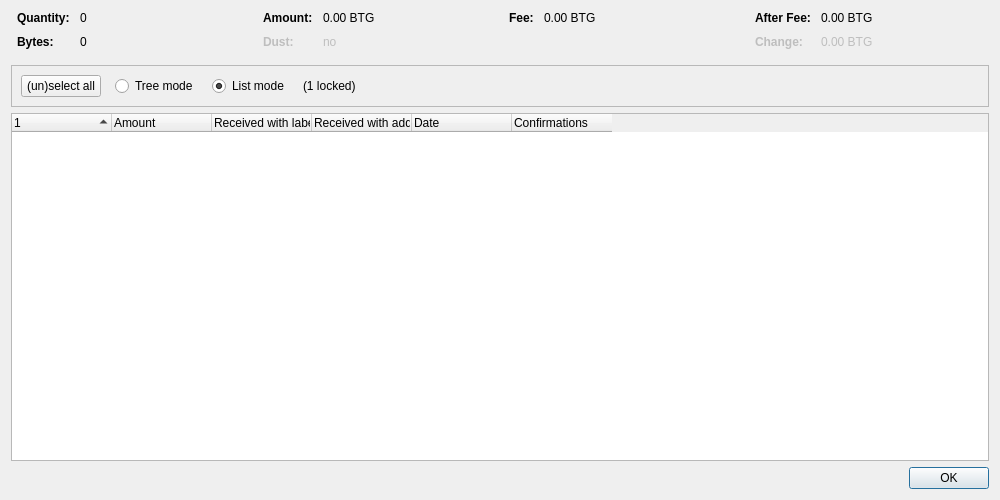
<?xml version="1.0" encoding="UTF-8"?>
<ui version="4.0">
 <class>CoinControlDialog</class>
 <widget class="QDialog" name="CoinControlDialog">
  <property name="geometry">
   <rect>
    <x>0</x>
    <y>0</y>
    <width>1000</width>
    <height>500</height>
   </rect>
  </property>
  <property name="windowTitle">
   <string>Coin Selection</string>
  </property>
  <layout class="QVBoxLayout" name="verticalLayout">
   <item>
    <layout class="QHBoxLayout" name="horizontalLayoutTop" stretch="0,0,0,0">
     <property name="topMargin">
      <number>0</number>
     </property>
     <property name="bottomMargin">
      <number>10</number>
     </property>
     <item>
      <layout class="QFormLayout" name="formLayoutCoinControl1">
       <property name="horizontalSpacing">
        <number>10</number>
       </property>
       <property name="verticalSpacing">
        <number>10</number>
       </property>
       <property name="leftMargin">
        <number>6</number>
       </property>
       <property name="rightMargin">
        <number>6</number>
       </property>
       <item row="0" column="0">
        <widget class="QLabel" name="labelCoinControlQuantityText">
         <property name="font">
          <font>
           <weight>75</weight>
           <bold>true</bold>
          </font>
         </property>
         <property name="text">
          <string>Quantity:</string>
         </property>
        </widget>
       </item>
       <item row="0" column="1">
        <widget class="QLabel" name="labelCoinControlQuantity">
         <property name="cursor">
          <cursorShape>IBeamCursor</cursorShape>
         </property>
         <property name="contextMenuPolicy">
          <enum>Qt::ActionsContextMenu</enum>
         </property>
         <property name="text">
          <string notr="true">0</string>
         </property>
         <property name="textInteractionFlags">
          <set>Qt::LinksAccessibleByMouse|Qt::TextSelectableByKeyboard|Qt::TextSelectableByMouse</set>
         </property>
        </widget>
       </item>
       <item row="1" column="0">
        <widget class="QLabel" name="labelCoinControlBytesText">
         <property name="font">
          <font>
           <weight>75</weight>
           <bold>true</bold>
          </font>
         </property>
         <property name="text">
          <string>Bytes:</string>
         </property>
        </widget>
       </item>
       <item row="1" column="1">
        <widget class="QLabel" name="labelCoinControlBytes">
         <property name="cursor">
          <cursorShape>IBeamCursor</cursorShape>
         </property>
         <property name="contextMenuPolicy">
          <enum>Qt::ActionsContextMenu</enum>
         </property>
         <property name="text">
          <string notr="true">0</string>
         </property>
         <property name="textInteractionFlags">
          <set>Qt::LinksAccessibleByMouse|Qt::TextSelectableByKeyboard|Qt::TextSelectableByMouse</set>
         </property>
        </widget>
       </item>
      </layout>
     </item>
     <item>
      <layout class="QFormLayout" name="formLayoutCoinControl2">
       <property name="horizontalSpacing">
        <number>10</number>
       </property>
       <property name="verticalSpacing">
        <number>10</number>
       </property>
       <property name="leftMargin">
        <number>6</number>
       </property>
       <property name="rightMargin">
        <number>6</number>
       </property>
       <item row="0" column="0">
        <widget class="QLabel" name="labelCoinControlAmountText">
         <property name="font">
          <font>
           <weight>75</weight>
           <bold>true</bold>
          </font>
         </property>
         <property name="text">
          <string>Amount:</string>
         </property>
        </widget>
       </item>
       <item row="0" column="1">
        <widget class="QLabel" name="labelCoinControlAmount">
         <property name="cursor">
          <cursorShape>IBeamCursor</cursorShape>
         </property>
         <property name="contextMenuPolicy">
          <enum>Qt::ActionsContextMenu</enum>
         </property>
         <property name="text">
          <string notr="true">0.00 BTG</string>
         </property>
         <property name="textInteractionFlags">
          <set>Qt::LinksAccessibleByMouse|Qt::TextSelectableByKeyboard|Qt::TextSelectableByMouse</set>
         </property>
        </widget>
       </item>
       <item row="1" column="0">
        <widget class="QLabel" name="labelCoinControlLowOutputText">
         <property name="enabled">
          <bool>false</bool>
         </property>
         <property name="font">
          <font>
           <weight>75</weight>
           <bold>true</bold>
          </font>
         </property>
         <property name="text">
          <string>Dust:</string>
         </property>
        </widget>
       </item>
       <item row="1" column="1">
        <widget class="QLabel" name="labelCoinControlLowOutput">
         <property name="enabled">
          <bool>false</bool>
         </property>
         <property name="cursor">
          <cursorShape>IBeamCursor</cursorShape>
         </property>
         <property name="contextMenuPolicy">
          <enum>Qt::ActionsContextMenu</enum>
         </property>
         <property name="text">
          <string notr="true">no</string>
         </property>
         <property name="textInteractionFlags">
          <set>Qt::LinksAccessibleByMouse|Qt::TextSelectableByKeyboard|Qt::TextSelectableByMouse</set>
         </property>
        </widget>
       </item>
      </layout>
     </item>
     <item>
      <layout class="QFormLayout" name="formLayoutCoinControl3">
       <property name="horizontalSpacing">
        <number>10</number>
       </property>
       <property name="verticalSpacing">
        <number>10</number>
       </property>
       <property name="leftMargin">
        <number>6</number>
       </property>
       <property name="rightMargin">
        <number>6</number>
       </property>
       <item row="0" column="0">
        <widget class="QLabel" name="labelCoinControlFeeText">
         <property name="font">
          <font>
           <weight>75</weight>
           <bold>true</bold>
          </font>
         </property>
         <property name="text">
          <string>Fee:</string>
         </property>
        </widget>
       </item>
       <item row="0" column="1">
        <widget class="QLabel" name="labelCoinControlFee">
         <property name="cursor">
          <cursorShape>IBeamCursor</cursorShape>
         </property>
         <property name="contextMenuPolicy">
          <enum>Qt::ActionsContextMenu</enum>
         </property>
         <property name="text">
          <string notr="true">0.00 BTG</string>
         </property>
         <property name="textInteractionFlags">
          <set>Qt::LinksAccessibleByMouse|Qt::TextSelectableByKeyboard|Qt::TextSelectableByMouse</set>
         </property>
        </widget>
       </item>
      </layout>
     </item>
     <item>
      <layout class="QFormLayout" name="formLayoutCoinControl4">
       <property name="horizontalSpacing">
        <number>10</number>
       </property>
       <property name="verticalSpacing">
        <number>10</number>
       </property>
       <property name="leftMargin">
        <number>6</number>
       </property>
       <property name="rightMargin">
        <number>6</number>
       </property>
       <item row="0" column="0">
        <widget class="QLabel" name="labelCoinControlAfterFeeText">
         <property name="font">
          <font>
           <weight>75</weight>
           <bold>true</bold>
          </font>
         </property>
         <property name="text">
          <string>After Fee:</string>
         </property>
        </widget>
       </item>
       <item row="0" column="1">
        <widget class="QLabel" name="labelCoinControlAfterFee">
         <property name="cursor">
          <cursorShape>IBeamCursor</cursorShape>
         </property>
         <property name="contextMenuPolicy">
          <enum>Qt::ActionsContextMenu</enum>
         </property>
         <property name="text">
          <string notr="true">0.00 BTG</string>
         </property>
         <property name="textInteractionFlags">
          <set>Qt::LinksAccessibleByMouse|Qt::TextSelectableByKeyboard|Qt::TextSelectableByMouse</set>
         </property>
        </widget>
       </item>
       <item row="1" column="0">
        <widget class="QLabel" name="labelCoinControlChangeText">
         <property name="enabled">
          <bool>false</bool>
         </property>
         <property name="font">
          <font>
           <weight>75</weight>
           <bold>true</bold>
          </font>
         </property>
         <property name="text">
          <string>Change:</string>
         </property>
        </widget>
       </item>
       <item row="1" column="1">
        <widget class="QLabel" name="labelCoinControlChange">
         <property name="enabled">
          <bool>false</bool>
         </property>
         <property name="cursor">
          <cursorShape>IBeamCursor</cursorShape>
         </property>
         <property name="contextMenuPolicy">
          <enum>Qt::ActionsContextMenu</enum>
         </property>
         <property name="text">
          <string notr="true">0.00 BTG</string>
         </property>
         <property name="textInteractionFlags">
          <set>Qt::LinksAccessibleByMouse|Qt::TextSelectableByKeyboard|Qt::TextSelectableByMouse</set>
         </property>
        </widget>
       </item>
      </layout>
     </item>
    </layout>
   </item>
   <item>
    <widget class="QFrame" name="frame">
     <property name="minimumSize">
      <size>
       <width>0</width>
       <height>40</height>
      </size>
     </property>
     <property name="frameShape">
      <enum>QFrame::StyledPanel</enum>
     </property>
     <property name="frameShadow">
      <enum>QFrame::Sunken</enum>
     </property>
     <layout class="QHBoxLayout" name="horizontalLayout">
      <item>
       <layout class="QHBoxLayout" name="horizontalLayoutPanel" stretch="0,0,0,0,0">
        <property name="spacing">
         <number>14</number>
        </property>
        <item>
         <widget class="QPushButton" name="pushButtonSelectAll">
          <property name="sizePolicy">
           <sizepolicy hsizetype="Maximum" vsizetype="Fixed">
            <horstretch>0</horstretch>
            <verstretch>0</verstretch>
           </sizepolicy>
          </property>
          <property name="text">
           <string>(un)select all</string>
          </property>
          <property name="autoDefault">
           <bool>false</bool>
          </property>
         </widget>
        </item>
        <item>
         <widget class="QRadioButton" name="radioTreeMode">
          <property name="sizePolicy">
           <sizepolicy hsizetype="Maximum" vsizetype="Fixed">
            <horstretch>0</horstretch>
            <verstretch>0</verstretch>
           </sizepolicy>
          </property>
          <property name="text">
           <string>Tree mode</string>
          </property>
         </widget>
        </item>
        <item>
         <widget class="QRadioButton" name="radioListMode">
          <property name="sizePolicy">
           <sizepolicy hsizetype="Maximum" vsizetype="Fixed">
            <horstretch>0</horstretch>
            <verstretch>0</verstretch>
           </sizepolicy>
          </property>
          <property name="text">
           <string>List mode</string>
          </property>
          <property name="checked">
           <bool>true</bool>
          </property>
         </widget>
        </item>
        <item>
         <widget class="QLabel" name="labelLocked">
          <property name="text">
           <string notr="true">(1 locked)</string>
          </property>
         </widget>
        </item>
        <item>
         <spacer name="horizontalSpacer">
          <property name="orientation">
           <enum>Qt::Horizontal</enum>
          </property>
          <property name="sizeHint" stdset="0">
           <size>
            <width>40</width>
            <height>20</height>
           </size>
          </property>
         </spacer>
        </item>
       </layout>
      </item>
     </layout>
    </widget>
   </item>
   <item>
    <widget class="CoinControlTreeWidget" name="treeWidget">
     <property name="contextMenuPolicy">
      <enum>Qt::CustomContextMenu</enum>
     </property>
     <property name="sortingEnabled">
      <bool>false</bool>
     </property>
     <property name="columnCount">
      <number>6</number>
     </property>
     <attribute name="headerShowSortIndicator" stdset="0">
      <bool>true</bool>
     </attribute>
     <attribute name="headerStretchLastSection">
      <bool>false</bool>
     </attribute>
     <column>
      <property name="text">
       <string/>
      </property>
     </column>
     <column>
      <property name="text">
       <string>Amount</string>
      </property>
     </column>
     <column>
      <property name="text">
       <string>Received with label</string>
      </property>
     </column>
     <column>
      <property name="text">
       <string>Received with address</string>
      </property>
     </column>
     <column>
      <property name="text">
       <string>Date</string>
      </property>
     </column>
     <column>
      <property name="text">
       <string>Confirmations</string>
      </property>
      <property name="toolTip">
       <string>Confirmed</string>
      </property>
     </column>
     <column>
      <property name="text">
       <string/>
      </property>
     </column>
     <column>
      <property name="text">
       <string/>
      </property>
     </column>
     <column>
      <property name="text">
       <string/>
      </property>
     </column>
     <column>
      <property name="text">
       <string/>
      </property>
     </column>
    </widget>
   </item>
   <item>
    <widget class="QDialogButtonBox" name="buttonBox">
     <property name="orientation">
      <enum>Qt::Horizontal</enum>
     </property>
     <property name="standardButtons">
      <set>QDialogButtonBox::Ok</set>
     </property>
    </widget>
   </item>
  </layout>
 </widget>
 <customwidgets>
  <customwidget>
   <class>CoinControlTreeWidget</class>
   <extends>QTreeWidget</extends>
   <header>qt/coincontroltreewidget.h</header>
  </customwidget>
 </customwidgets>
 <resources/>
 <connections/>
</ui>
